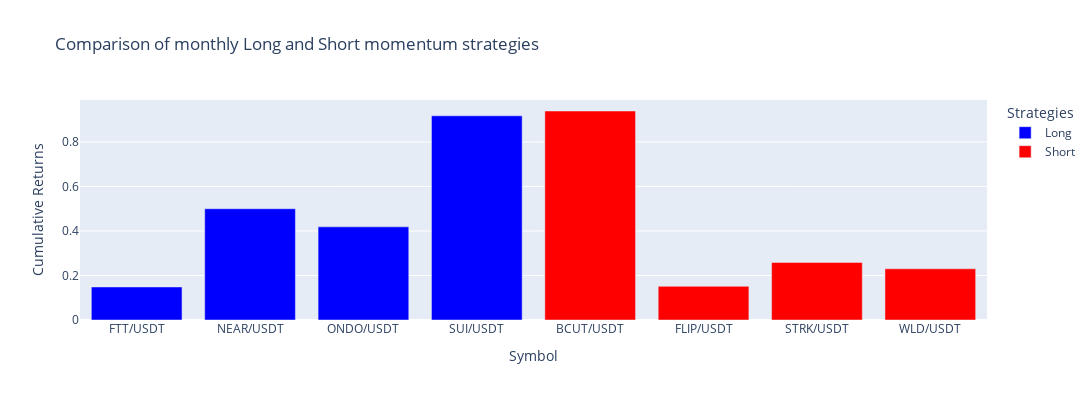

The notebook cell this image was saved under:
### Code cell
# Comparison of monthly Long and Short momentum strategies
# Initialize an empty figure
fig = go.Figure()

# Add the first strategy (e.g., long strategy)
fig.add_trace(go.Bar(x=long_return_df.index, y=long_return_df.values, marker_color='blue', name="Long"))

# Add the second strategy (e.g., short strategy)
fig.add_trace(go.Bar(x=short_return_df.index, y=short_return_df.values, marker_color='red', name="Short"))

# Update layout for title and axis labels
fig.update_layout(
    title="Comparison of monthly Long and Short momentum strategies",
    width=1200,
    height=400,
    xaxis_title="Symbol",
    yaxis_title="Cumulative Returns",
    legend_title="Strategies",
)
# Show the plot
fig.show()

### Figure 1 — Plotly figure (JSON) as saved in the notebook; plotly's stock layout.template omitted (floating-point values rounded to 4 significant figures)
{"data": [{"marker": {"color": "blue"}, "name": "Long", "type": "bar", "x": ["FTT/USDT", "NEAR/USDT", "ONDO/USDT", "SUI/USDT"], "y": [0.1485, 0.4999, 0.4186, 0.9175]}, {"marker": {"color": "red"}, "name": "Short", "type": "bar", "x": ["BCUT/USDT", "FLIP/USDT", "STRK/USDT", "WLD/USDT"], "y": [0.9391, 0.1514, 0.2588, 0.23]}], "layout": {"height": 400, "legend": {"title": {"text": "Strategies"}}, "title": {"text": "Comparison of monthly Long and Short momentum strategies"}, "width": 1200, "xaxis": {"title": {"text": "Symbol"}}, "yaxis": {"title": {"text": "Cumulative Returns"}}}}
